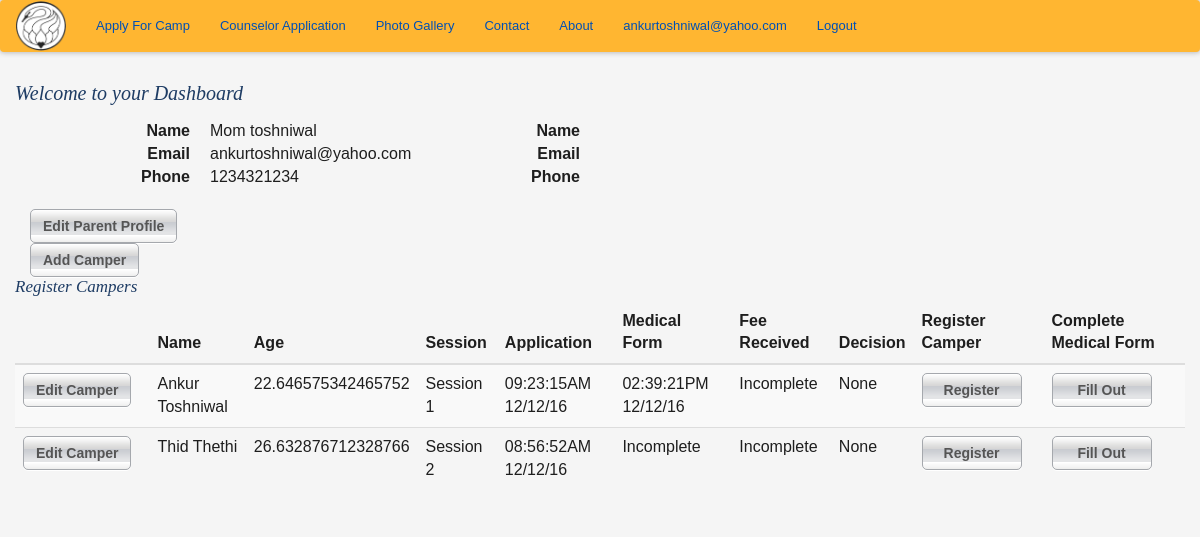
The page /dashboard (signed in) on the database its author committed.
### app/models.py (models this page shows, shortened)
class User(UserMixin, db.Model):
    __tablename__ = 'user'
    id = db.Column(db.Integer, primary_key=True)
    email = db.Column(db.String(64), unique=True, index=True)
    password_hash = db.Column(db.String(128))
    parents = db.relationship('Parents', backref='user', uselist=False)
    @property
    def password(self):
        raise AttributeError('password is not a readable attribute')

class Parents(db.Model):
    __tablename__ = 'parents'
    id = db.Column(db.Integer, primary_key = True)
    g1fn = db.Column(db.String(64), index = True)
    g1ln = db.Column(db.String(64), index = True)
    g2fn = db.Column(db.String(64), index = True)
    g2ln = db.Column(db.String(64), index = True)
    g1street = db.Column(db.String(64))
    g1city = db.Column(db.String(64))
    g1state = db.Column(db.String(64))
    g1zipcode = db.Column(db.String(64))
    g1country = db.Column(db.String(64))
    g2street = db.Column(db.String(64))
    g2city = db.Column(db.String(64))
    g2state = db.Column(db.String(64))
    g2zipcode = db.Column(db.String(64))
    g2country = db.Column(db.String(64))
    g1phone = db.Column(db.String(64))
    g2phone = db.Column(db.String(64))
    g2email = db.Column(db.String(64))
    user_id = db.Column(db.Integer, db.ForeignKey('user.id'))
    campers = db.relationship('Camper', backref='parents', lazy='dynamic')

class Camper(db.Model):
    __tablename__ = 'camper'
    id = db.Column(db.Integer, primary_key = True)
    fn = db.Column(db.String(64), index=True)
    ln = db.Column(db.String(64), index=True)
    dob = db.Column(db.Date)
    gender = db.Column(db.String(5))
    street = db.Column(db.String(200))
    state = db.Column(db.String(2))
    country = db.Column(db.String(64))
    zipcode = db.Column(db.String(8))
    campercell = db.Column(db.String(64))
    camperemail = db.Column(db.String(64))
    parents_id = db.Column(db.Integer, db.ForeignKey('parents.id'))
    regs = db.relationship('Camper_Registration', backref='camper', lazy='dynamic')
    def find_active_registration(self):
        current_year = str(datetime.now().year)
        regs = Camper_Registration.query.filter_by(camper_id=self.id).join(Camp_Session, Camper_Registration.camp_session_id==Camp_Session.id).filter_by(year=current_year).first()
        return regs
    @property
    def age(self):
        return ((datetime.now().date() - self.dob).days) / 365

class Camper_Registration(db.Model):
    __tablename__ = 'camper_registration'
    id = db.Column(db.Integer, primary_key = True)
    submission_timestamp = db.Column(db.TIMESTAMP)
    payment_received = db.Column(db.TIMESTAMP)
    registration_complete = db.Column(db.Boolean)
    accepted = db.Column(db.Boolean)
    camper_id = db.Column(db.Integer, db.ForeignKey('camper.id'))
    camp_session_id = db.Column(db.Integer, db.ForeignKey('camp_session.id'))
    gradeinfall = db.Column(db.String(2))
    prevcamper = db.Column(db.Boolean)
    cabin_pal_name = db.Column(db.String(64))
    shirtsize = db.Column(db.String(4))
    emgname = db.Column(db.String(255))
    emgrelation = db.Column(db.String(64))
    emgemail = db.Column(db.String(64))
    emgphone = db.Column(db.String(32))
    accept = db.Column(db.Boolean)
    ppsrelease = db.Column(db.Boolean)
    med_form = db.relationship('Medical_Form', backref=backref("camper_registration", uselist=False))
    def get_session(self):
        session = Camp_Session.query.get(self.camp_session_id)
        return "Session {0}".format(session.session)
    @property
    def sub_time(self):
        return self.submission_timestamp.strftime("%I:%M:%S%p %m/%d/%y")

class Medical_Form(db.Model):
    __tablename__ = 'medical_form'
    id = db.Column(db.Integer, primary_key = True)
    allergies = db.Column(db.String(1024))
    dtap = db.Column(db.Date)
    mump = db.Column(db.Date)
    polio = db.Column(db.Date)
    ckpox = db.Column(db.Date)
    meningitis = db.Column(db.Date)
    hib = db.Column(db.Date)
    pcv = db.Column(db.Date)
    tb = db.Column(db.Date)
    tbtest =db.Column(db.Boolean)
    hosp = db.Column(db.Boolean)
    surg = db.Column(db.Boolean)
    chro = db.Column(db.Boolean)
    bedw = db.Column(db.Boolean)
    recinj = db.Column(db.Boolean)
    asth = db.Column(db.Boolean)
    envallg = db.Column(db.Boolean)
    diab = db.Column(db.Boolean)
    seiz = db.Column(db.Boolean)
    dizz = db.Column(db.Boolean)
    chestpain = db.Column(db.Boolean)
    add = db.Column(db.Boolean)
    emodisorder = db.Column(db.Boolean)
    seenprof = db.Column(db.Boolean)
    other = db.Column(db.Boolean)
    explain = db.Column(db.String(1024))
    swim = db.Column(db.Boolean)
    restrictions = db.Column(db.String(1024))
    insu = db.Column(db.Boolean)
    insucomp = db.Column(db.String(128))
    insupoli = db.Column(db.String(128))
    insusubs = db.Column(db.String(128))
    insuphon = db.Column(db.String(128))
    sign = db.Column(db.Boolean)
    parent = db.Column(db.String(128))
    submission_timestamp = db.Column(db.TIMESTAMP)
    camper_registration_id = db.Column(db.Integer, db.ForeignKey('camper_registration.id'))
    prescriptions = db.relationship('Medication', backref='medications', lazy='dynamic')
    def __repr__(self):
        return '<Medical Form {0}>'.format(self.id)
    @property
    def sub_time(self):
        return self.submission_timestamp.strftime("%I:%M:%S%p %m/%d/%y")

### app/controller.py (the view)
@app.route('/dashboard', methods=['GET'])
@login_required
def dashboard():
    parents = Parents.query.filter_by(user_id=current_user.id).first()
    if parents is None:
        return redirect(url_for('create_parent_profile'))
    campers = Camper.query.filter_by(parents_id=current_user.parents.id).all()
    regs = {c:c.find_active_registration() for c in campers}
    med = {}
    sess = {}
    for c in campers:
        if regs[c] is None:
            med[c] = None
            sess[c] = "None"
        else:
            sess[c] = regs[c].get_session()
            med[c] = Medical_Form.query.filter_by(camper_registration_id=regs[c].id).first()
            print med[c]
    return render_template('dashboard.html', campers=campers, regs=regs, sess=sess, med=med)

### app/models.py (called while the page is built)
@login_manager.user_loader
def load_user(user_id):
    return User.query.filter_by(email=user_id).first()

### app/templates/dashboard.html (shortened to what this page needs)
{% extends "base_templates/base.html" %}
{% import "bootstrap/wtf.html" as wtf %}
{% block content %}
    <div class= "container">
        <div class="row">
            <h1> Welcome to your Dashboard</h1>
            <div class= "col-md-4">
                <dl class="dl-horizontal">
                    <dt>Name</dt>
                    <dd>{{ current_user.parents.g1fn }} {{ current_user.parents.g1ln }}</dd>
                    <dt>Email</dt>
                    <dd>{{ current_user.email}}</dd>
                    <dt>Phone</dt>
                    <dd>{{ current_user.parents.g1phone }}</dd>
                </dl>
                <a class='btn' href="{{ url_for('edit_parent_profile', parents_id=current_user.parents.id) }}"> Edit Parent Profile</a>
            </div>
            <div class="col-md-4">
                <dl class="dl-horizontal">
                    <dt>Name</dt>
                    <dd>{{ current_user.parents.g2fn }} {{ current_user.parents.g2ln }}</dd>
                    <dt>Email</dt>
                    <dd>{{ current_user.parents.g2email}}</dd>
                    <dt>Phone</dt>
                    <dd>{{ current_user.parents.g2phone }}</dd>
                </dl>
            </div>
            <div class="clearfix"></div>
            <div class="col-md-6"><a class='center-block btn' href="{{url_for('add_camper')}}">Add Camper</a></div>
        </div>
        <div class="row">
            <h2>Register Campers</h2>
            {% if campers|length == 0 %}
                <p>Please Add a Camper to register them</p>
            {% else %}
                <div class="table-responsive">
                    <table class="table table-striped">
                        <thead>
                            <tr>
                                <th></th>
                                <th>Name</th>
                                <th>Age</th>
                                <th>Session</th>
                                <th>Application</th>
                                <th>Medical Form</th>
                                <th>Fee Received</th>
                                <th>Decision</th>
                                <th>Register Camper</th>
                                <th>Complete Medical Form</th>
                            </tr>
                        </thead>
                        {% for camper in campers %}
                        <tr>
                            <td><a class="btn" href="{{ url_for('edit_camper', camper_id=camper.id) }}">Edit Camper</a></td>
                            <td>{{camper.fn}} {{camper.ln}}</td>
                            <td>{{camper.age}}</td>
                            <td>{{sess[camper]}}</td>
                            {% if regs[camper] == None %}
                                <td>Incomplete</td>
                            {% else %}
                                <td>{{regs[camper].sub_time}}</td>
                            {% endif %}
                            {% if med[camper] == None %}
                                <td>Incomplete</td>
                            {% else %}
                                <td>{{med[camper].sub_time}}</td>
                            {% endif %}
                            <td>Incomplete</td>
                            <td>None</td>
                            <td><a class="btn" href="{{ url_for('register_camper', camper_id=camper.id) }}">Register</a></td>
                            <td><a class="btn" href="{{ url_for('medical_form', camper_id=camper.id) }}">Fill Out</a></td>
                        </tr>
                        {% endfor %}
                    </table>
                </div>
            {% endif %}
        </div>
    </div>
{% endblock %}

### app/templates/base_templates/nav.html
<nav class="navbar navbar-dark">
  <a class="navbar-brand" href="{{ url_for('home') }}"><img style="width: 50px;" src="static/images/hhsclogo.png"></a>
  <ul class="nav navbar-nav">
    <li class="nav-item">
      <a class="nav-link" href="{{ url_for('auth.create_account') }}">Apply For Camp</a>
    </li>
    <li class="nav-item">
      <a class="nav-link" href="#">Counselor Application</a>
    </li>
    <li>
      <a>Photo Gallery</a>
    </li>
    <li>
      <a>Contact</a>
    </li>
    <li>
      <a>About</a>
    </li>
    {% if current_user.is_authenticated() %}
    <li class="nav-item pull-right">
      <a href="{{url_for('auth.logout')}}">Logout</a>
    </li>
    <li class= "nav-item pull-right">
      <a href="{{url_for('dashboard')}}">{{ current_user.email }}</a>
    </li>
    {% endif %}
  </ul>
</nav>

### app/static/css/newstyles.css (style rules this page uses)
.navbar { background-color: #ffb631; box-shadow: 0px 0px 5px 1px #bbb; }
.navbar-brand { padding: 0px 15px; }
dl { font-size: 16px; }

### app/static/css/style.css (style rules this page uses)
html { font-size: 100%; -webkit-text-size-adjust: 100%; -ms-text-size-adjust: 100%; }
html, body { border: 0; margin: 0; height: 100%; min-height: 100%; }
body { color: #1e1e1e; font: 13px/1.231 arial, helvetica, sans-serif; background: #f5f5f5; }
img { border: 0; vertical-align: middle; -ms-interpolation-mode: bicubic; }
a, a:visited { color: #0050b4; }
h1, h2 { margin: 10px 0 15px; padding: 0; font: italic 20px georgia, serif; color: #1e3c64; }
h2 { margin: 0 0 5px; font-size: 17px; }
ul { margin: 0; padding: 0; list-style: none; }
.btn { display: inline-block; border: 1px solid #a5a8ad; border-radius: 5px; margin: 0 10px 0 0; min-width: 100px; white-space: nowrap; text-align: center; font-weight: 700; color: #555; background: #e3e4e6 url(../img/btn.png) repeat-x; box-shadow: 0 1px 0 #fff; }

### rows shown on the page
User: email "ankurtoshniwal@yahoo.com"
Parents: parents.g1fn "Mom", parents.g1ln "toshniwal", parents.g1phone "1234321234"
Camper: fn "Ankur", ln "Toshniwal", age "22.646575342465752", sess "Session 1"
Camper_Registration: submission_timestamp "09:23:15AM 12/12/16"
Medical_Form: submission_timestamp "02:39:21PM 12/12/16"
Camper: fn "Thid", ln "Thethi", age "26.632876712328766", sess "Session 2", shows "Incomplete"
Camper_Registration: submission_timestamp "08:56:52AM 12/12/16"
